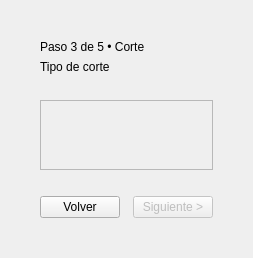
<?xml version="1.0" encoding="UTF-8"?>
<ui version="4.0">
 <class>PageCorte</class>
 <widget class="QWidget" name="PageCorte">
  <layout class="QVBoxLayout" name="verticalLayout">
   <property name="leftMargin"><number>40</number></property>
   <property name="topMargin"><number>40</number></property>
   <property name="rightMargin"><number>40</number></property>
   <property name="bottomMargin"><number>40</number></property>
   <item>
    <widget class="QLabel" name="stepLabel">
     <property name="text">
      <string>Paso 3 de 5 • Corte</string>
     </property>
    </widget>
   </item>
   <item>
    <widget class="QLabel" name="titleLabel">
     <property name="text">
      <string>Tipo de corte</string>
     </property>
    </widget>
   </item>
   <item>
    <spacer name="verticalSpacer_1">
     <property name="orientation">
      <enum>Qt::Vertical</enum>
     </property>
     <property name="sizeType">
      <enum>QSizePolicy::Fixed</enum>
     </property>
     <property name="sizeHint">
      <size><width>20</width><height>20</height></size>
     </property>
    </spacer>
   </item>
   <item>
    <widget class="QScrollArea" name="scrollArea">
     <property name="widgetResizable">
      <bool>true</bool>
     </property>
     <widget class="QWidget" name="scrollAreaWidgetContents">
      <layout class="QGridLayout" name="gridLayoutCards">
      </layout>
     </widget>
    </widget>
   </item>
   <item>
    <spacer name="verticalSpacer_2">
     <property name="orientation">
      <enum>Qt::Vertical</enum>
     </property>
     <property name="sizeType">
      <enum>QSizePolicy::Fixed</enum>
     </property>
     <property name="sizeHint">
      <size><width>20</width><height>20</height></size>
     </property>
    </spacer>
   </item>
   <item>
    <layout class="QHBoxLayout" name="horizontalLayout">
     <item>
      <widget class="QPushButton" name="btnBack">
       <property name="text"><string>Volver</string></property>
      </widget>
     </item>
     <item>
      <spacer name="horizontalSpacer"><property name="orientation"><enum>Qt::Horizontal</enum></property></spacer>
     </item>
     <item>
      <widget class="QPushButton" name="btnNext">
       <property name="text"><string>Siguiente &gt;</string></property>
       <property name="cssClass"><string>btnAction</string></property>
       <property name="enabled"><bool>false</bool></property>
      </widget>
     </item>
    </layout>
   </item>
  </layout>
 </widget>
</ui>
